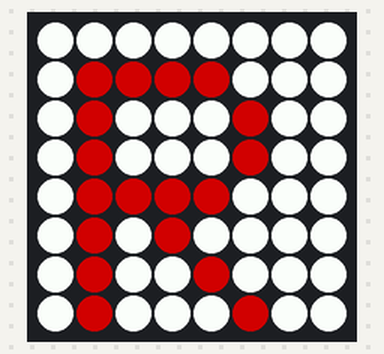
The program below on a simulated Raspberry Pi (BCM pin numbers) with a Sense HAT. Parts: the Sense HAT's 8×8 RGB LED matrix. At 26.0 s the program stops and its outputs stay as they are.

Above: at 0.1 s.
At 6.1 s:
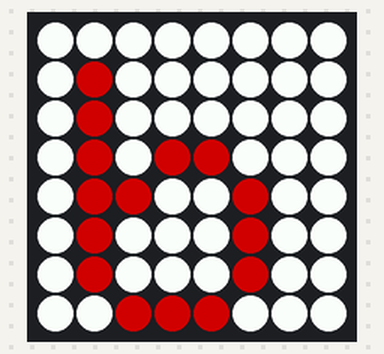
At 10.1 s:
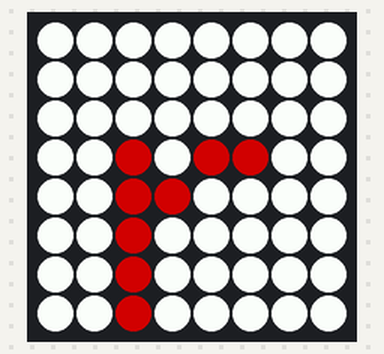
At 14.1 s:
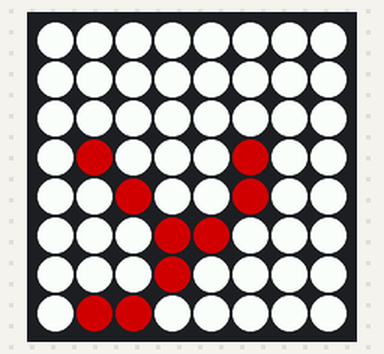
At 20.1 s:
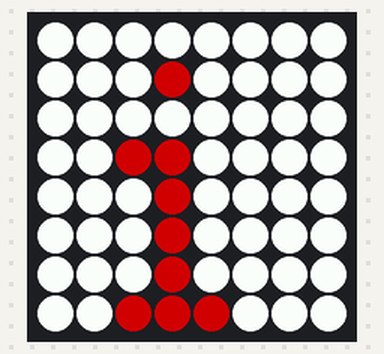
At 26.1 s:
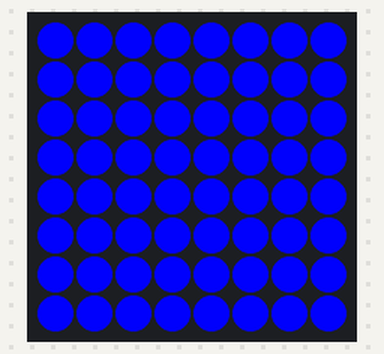

The program:

ShowLetter.py
```python
from sense_hat import SenseHat
from time import sleep
sense = SenseHat()
r = 120
g = 0
b = 0
name = "Resberry Pi 4"
for i in name:
    sense.show_letter(i,(r,g,b),(255,255,255))
    sleep(2)
sense.clear((0,0,255)) #indicating end
```

Measured:
- what the display in image 1 shows lasts 2.0 s, from 6.0 s to 8.0 s
- what the display in image 2 shows lasts 4.0 s, from 10.0 s to 14.0 s
